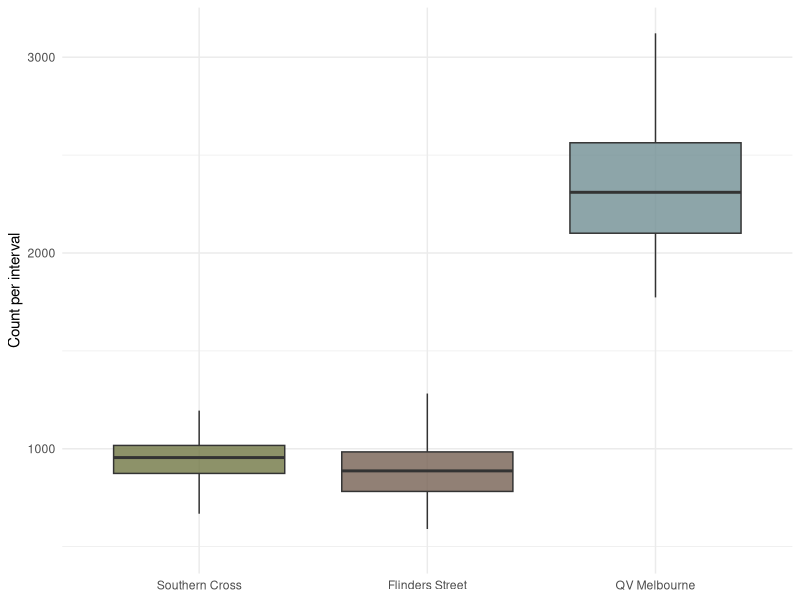
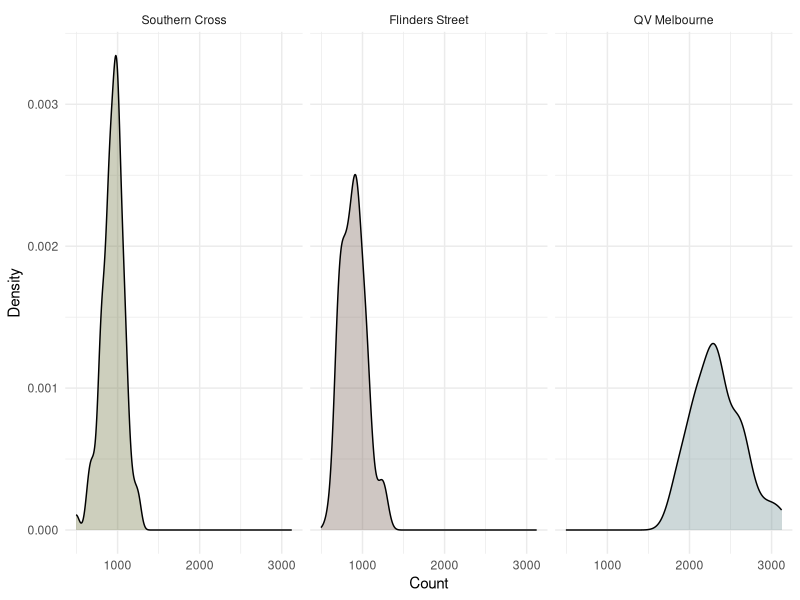
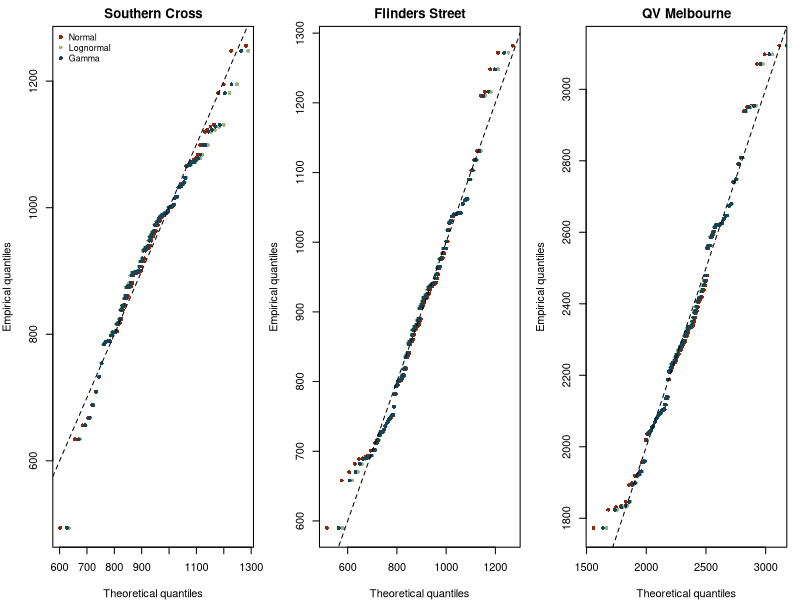
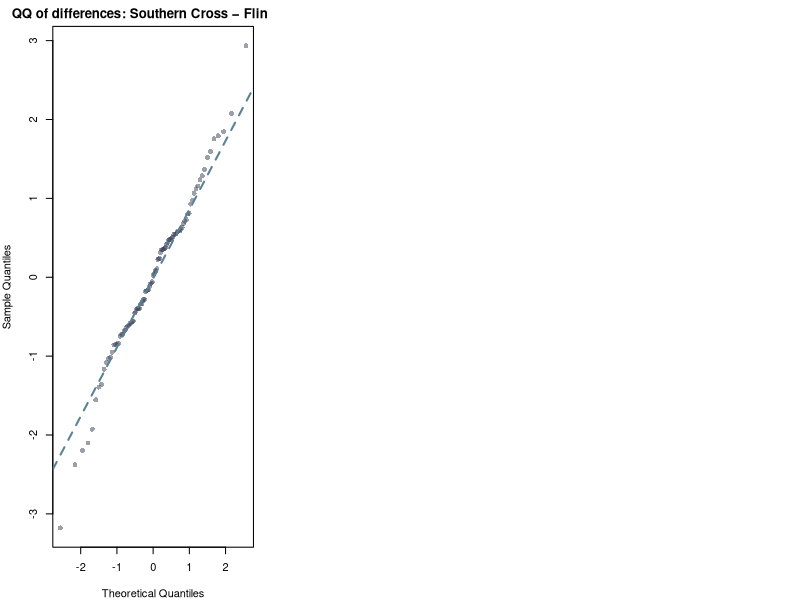
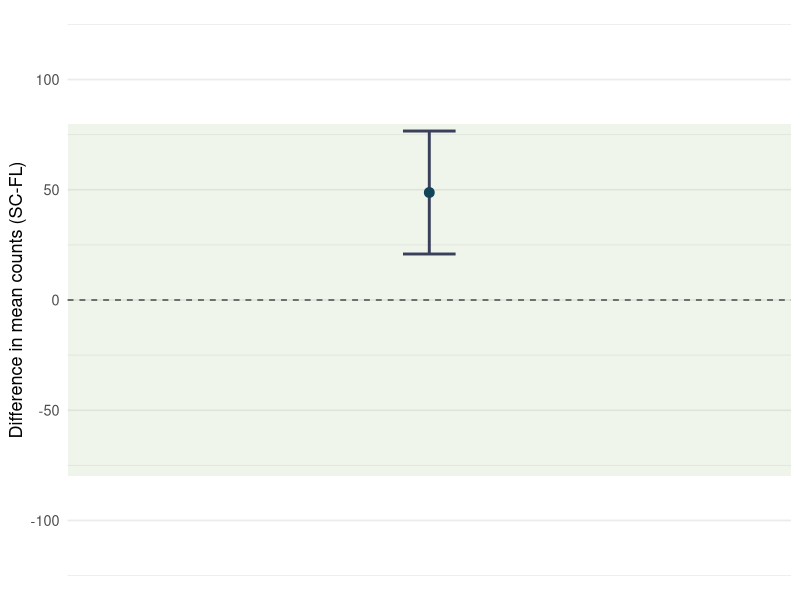
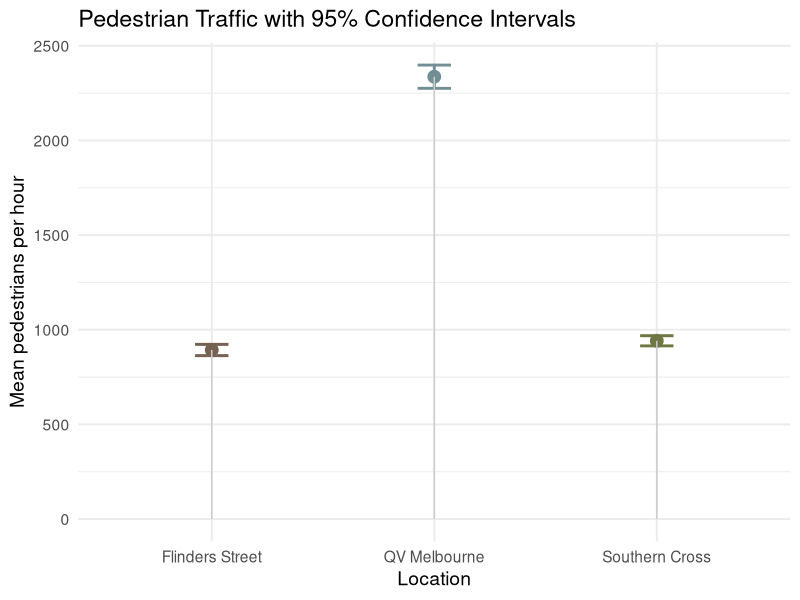
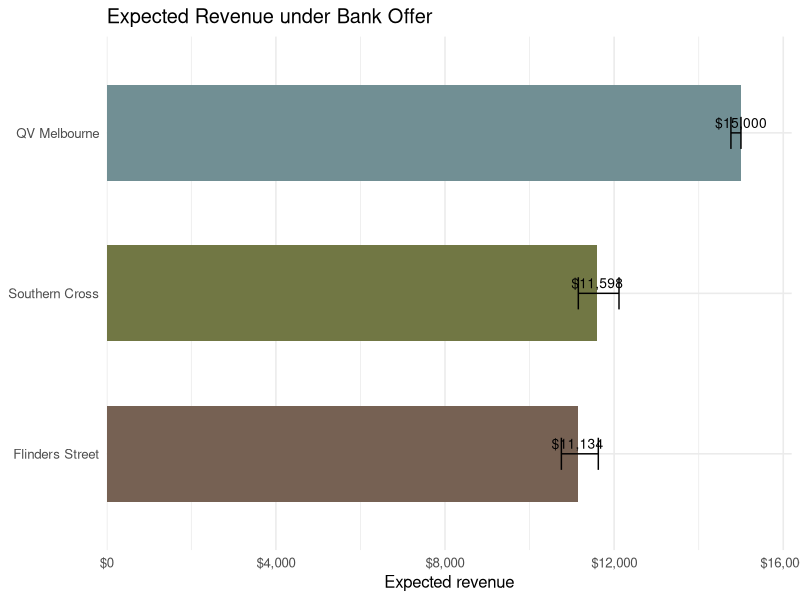

The R source for these figures, in order:
## ---- chunk 1
#| label: setup
#| include: false
#| message: false
#| warning: false
knitr::opts_chunk$set(
fig.align = "center",
fig.width = 8,
fig.height = 5,
dpi = 150,
echo = TRUE,
warning = FALSE,
message = FALSE
)

library(boot)
library(MASS)
library(tidyverse)
library(knitr)
library(kableExtra)
library(broom)
library(purrr)
library(scales)

set.seed(355435)

cross_cols <- c(
"Flinders Street" = "#766153",
"QV Melbourne" = "#718f94",
"Southern Cross"  = "#717744")

## ---- chunk 2
pedestrian_df <- read.csv(here::here("data/pedestrian/pedestrians.csv"))

pedestrian_long <- pedestrian_df %>%
  mutate(obs = row_number()) %>%
  pivot_longer(-obs, names_to = "crossing", values_to = "count") %>%
  mutate(crossing = recode(crossing,
                           "flinders_street" = "Flinders Street",
                           "qv_melbourne"    = "QV Melbourne",
                           "southern_cross"  = "Southern Cross")) %>%
  mutate(crossing = factor(
    crossing,
    levels = c("Southern Cross", "Flinders Street", "QV Melbourne")))
## ---- chunk 3
#| label: fig-boxplot
#| fig-cap: "Pedestrian counts by crossing."
ggplot(pedestrian_long, aes(x = crossing, y = count, fill = crossing)) +
  geom_boxplot(outlier.shape = NA, alpha = 0.8) +
  scale_fill_manual(values = cross_cols) +
  labs(x = NULL, y = "Count per interval") +
  theme_minimal() +
  theme(legend.position = "none")

## ---- chunk 4
#| label: fig-density
#| fig-cap: "Distribution of pedestrian counts by crossing."
ggplot(pedestrian_long, aes(x = count, fill = crossing)) +
  geom_density(alpha = 0.35) +
  facet_wrap(~ crossing, scales = "fixed") +
  scale_fill_manual(values = cross_cols) +
  labs(x = "Count", y = "Density") +
  theme_minimal() +
  theme(legend.position = "none")
## ---- chunk 5
#| label: tbl-crossing-summary
#| tbl-cap: "Descriptive statistics for pedestrian counts at each crossing."
pedestrian_long %>%
  group_by(crossing) %>%
  summarise(
    n      = n(),
    mean   = mean(count),
    median = median(count),
    sd     = sd(count),
    min    = min(count),
    max    = max(count),
    iqr    = IQR(count),
    .groups = "drop"
  ) %>%
  kable(
    digits = 1,
    col.names = c("Crossing", "n", "Mean", "Median", "SD", "Min", "Max", "IQR")
  ) %>%
  kable_styling(
    bootstrap_options = c("striped", "hover", "condensed", "responsive"),
    full_width = FALSE
  ) %>%
  row_spec(0, bold = TRUE, color = "#FFFFFF", background = "#598392") %>%
  column_spec(1, bold = TRUE, color = "#004D40")
## ---- chunk 6
#| label: tbl-mle
#| tbl-cap: "Maximum-likelihood estimates for Normal, Lognormal and Gamma models across the three crossings."

# Southern Cross
sc <- pedestrian_df$southern_cross
fit_sc_norm  <- fitdistr(sc, "normal")
fit_sc_logn  <- fitdistr(sc, "lognormal")
fit_sc_gamma <- fitdistr(sc, "gamma")   

sc_models <- tibble(
  crossing = "Southern Cross",
  model    = c("normal","lognormal","gamma"),
  logLik   = c(logLik(fit_sc_norm)[1],  logLik(fit_sc_logn)[1],  logLik(fit_sc_gamma)[1]),
  AIC      = c(AIC(fit_sc_norm),        AIC(fit_sc_logn),        AIC(fit_sc_gamma)),
  
  mean_est = c(
    unname(fit_sc_norm$estimate["mean"]),
    exp(fit_sc_logn$estimate["meanlog"] + 0.5*fit_sc_logn$estimate["sdlog"]^2),
    unname(fit_sc_gamma$estimate["shape"] / fit_sc_gamma$estimate["rate"])),
  
  sd_est   = c(
    unname(fit_sc_norm$estimate["sd"]),
    sqrt((exp(fit_sc_logn$estimate["sdlog"]^2) - 1) *
           exp(2*fit_sc_logn$estimate["meanlog"] + fit_sc_logn$estimate["sdlog"]^2)),
    sqrt(unname(fit_sc_gamma$estimate["shape"]) / (unname(fit_sc_gamma$estimate["rate"])^2))))

# Flinders Street
fl <- pedestrian_df$flinders_street
fit_fl_norm  <- fitdistr(fl, "normal")
fit_fl_logn  <- fitdistr(fl, "lognormal")
fit_fl_gamma <- fitdistr(fl, "gamma")

fl_models <- tibble(
  crossing = "Flinders Street",
  model    = c("normal","lognormal","gamma"),
  logLik   = c(logLik(fit_fl_norm)[1],  logLik(fit_fl_logn)[1],  logLik(fit_fl_gamma)[1]),
  AIC      = c(AIC(fit_fl_norm),        AIC(fit_fl_logn),        AIC(fit_fl_gamma)),
  
  mean_est = c(
    unname(fit_fl_norm$estimate["mean"]),
    exp(fit_fl_logn$estimate["meanlog"] + 0.5*fit_fl_logn$estimate["sdlog"]^2),
    unname(fit_fl_gamma$estimate["shape"] / fit_fl_gamma$estimate["rate"])),
  
  sd_est   = c(
    unname(fit_fl_norm$estimate["sd"]),
    sqrt((exp(fit_fl_logn$estimate["sdlog"]^2) - 1) *
           exp(2*fit_fl_logn$estimate["meanlog"] + fit_fl_logn$estimate["sdlog"]^2)),
    sqrt(unname(fit_fl_gamma$estimate["shape"]) / (unname(fit_fl_gamma$estimate["rate"])^2))))

# QV Melbourne
qv <- pedestrian_df$qv_melbourne
fit_qv_norm  <- fitdistr(qv, "normal")
fit_qv_logn  <- fitdistr(qv, "lognormal")
fit_qv_gamma <- fitdistr(qv, "gamma")

qv_models <- tibble(
  crossing = "QV Melbourne",
  model    = c("normal","lognormal","gamma"),
  logLik   = c(logLik(fit_qv_norm)[1],  logLik(fit_qv_logn)[1],  logLik(fit_qv_gamma)[1]),
  AIC      = c(AIC(fit_qv_norm),        AIC(fit_qv_logn),        AIC(fit_qv_gamma)),
  
  mean_est = c(
    unname(fit_qv_norm$estimate["mean"]),
    exp(fit_qv_logn$estimate["meanlog"] + 0.5*fit_qv_logn$estimate["sdlog"]^2),
    unname(fit_qv_gamma$estimate["shape"] / fit_qv_gamma$estimate["rate"])),
  
  sd_est   = c(
    unname(fit_qv_norm$estimate["sd"]),
    sqrt((exp(fit_qv_logn$estimate["sdlog"]^2) - 1) *
           exp(2*fit_qv_logn$estimate["meanlog"] + fit_qv_logn$estimate["sdlog"]^2)),
    sqrt(unname(fit_qv_gamma$estimate["shape"]) / (unname(fit_qv_gamma$estimate["rate"])^2))))

mle_fits <- bind_rows(sc_models, fl_models, qv_models) %>%
  arrange(crossing, AIC)

mle_fits  %>%
  kable(
    col.names = c("Crossing", "Model", "Log-Likelihood", "AIC", "Mean Estimate", "SD Estimate"),
    digits = 1,
    align = rep("c")) %>%
  kable_styling(
    bootstrap_options = c("striped", "hover", "condensed", "responsive"),
    full_width = FALSE,
    position = "center") %>%
  row_spec(0, bold = TRUE, color = "#FFFFFF", background = "#598392") %>%
  column_spec(1, bold = TRUE, color = "#004D40")
## ---- chunk 7
#| label: fig-qqplots
#| fig-cap: "QQ plots comparing empirical and theoretical quantiles for the fitted Normal, Lognormal and Gamma models at each crossing."
#| warning: false

par(mfrow = c(1,3), mar = c(4,4,2,1))

## Southern Cross 
x <- sort(sc); n <- length(x); p <- (seq_len(n) - 0.5) / n
qN <- qnorm(p,  mean = fit_sc_norm$estimate["mean"],    sd = fit_sc_norm$estimate["sd"])
qL <- qlnorm(p, meanlog = fit_sc_logn$estimate["meanlog"], sdlog = fit_sc_logn$estimate["sdlog"])
qG <- qgamma(p, shape = fit_sc_gamma$estimate["shape"], rate = fit_sc_gamma$estimate["rate"])

plot(qN, x, xlab = "Theoretical quantiles", ylab = "Empirical quantiles",
     main = "Southern Cross", pch = 16, col = "#8F250C", cex = 0.8)
points(qL, x, pch = 16, col = "#9cb380", cex = 0.8)
points(qG, x, pch = 16, col = "#124559", cex = 0.8)
abline(0, 1, lty = 2)
legend("topleft", legend = c("Normal", "Lognormal", "Gamma"),
       col = c("#8F250C", "#9cb380", "#124559"), pch = 16, bty = "n", cex = 0.8)

# Flinders Street
x <- sort(fl); n <- length(x); p <- (seq_len(n) - 0.5) / n
qN <- qnorm(p,  mean = fit_fl_norm$estimate["mean"],    sd = fit_fl_norm$estimate["sd"])
qL <- qlnorm(p, meanlog = fit_fl_logn$estimate["meanlog"], sdlog = fit_fl_logn$estimate["sdlog"])
qG <- qgamma(p, shape = fit_fl_gamma$estimate["shape"], rate = fit_fl_gamma$estimate["rate"])

plot(qN, x, xlab = "Theoretical quantiles", ylab = "Empirical quantiles",
     main = "Flinders Street", pch = 16, col = "#8F250C", cex = 0.8)
points(qL, x, pch = 16, col = "#9cb380", cex = 0.8)
points(qG, x, pch = 16, col = "#124559", cex = 0.8)
abline(0, 1, lty = 2)

# QV Melbourne 
x <- sort(qv); n <- length(x); p <- (seq_len(n) - 0.5) / n
qN <- qnorm(p,  mean = fit_qv_norm$estimate["mean"],    sd = fit_qv_norm$estimate["sd"])
qL <- qlnorm(p, meanlog = fit_qv_logn$estimate["meanlog"], sdlog = fit_qv_logn$estimate["sdlog"])
qG <- qgamma(p, shape = fit_qv_gamma$estimate["shape"], rate = fit_qv_gamma$estimate["rate"])

plot(qN, x, xlab = "Theoretical quantiles", ylab = "Empirical quantiles",
     main = "QV Melbourne", pch = 16, col = "#8F250C", cex = 0.8)
points(qL, x, pch = 16, col = "#9cb380", cex = 0.8)
points(qG, x, pch = 16, col = "#124559", cex = 0.8)
abline(0, 1, lty = 2)

## ---- chunk 8
#| label: tbl-q90-sample
#| tbl-cap: "Empirical 90th percentile estimates and 95% bootstrap confidence intervals for each crossing"

pedestrian_long %>%
  group_by(crossing) %>%
  summarise(q90 = quantile(count, 0.9)) %>%
  kable(
        digits = 1, align = c("l","r")) %>%
  kable_styling(
    bootstrap_options = c("striped", "hover", "condensed", "responsive"),
    full_width = FALSE) %>%
  row_spec(0, bold = TRUE, color = "#FFFFFF", background = "#598392") %>%
  column_spec(1, bold = TRUE, color = "#004D40")
  
q90_fn <- function(data, i) quantile(data[i], 0.9)

# Flinders Street
fl_boot <- boot(pedestrian_df$flinders_street, q90_fn, R = 1000)
ci_fl <- boot.ci(fl_boot, type = "perc")

# Southern Cross
sc_boot <- boot(pedestrian_df$southern_cross, q90_fn, R = 1000)
ci_sc <- boot.ci(sc_boot, type = "perc")

# QV Melbourne
qv_boot <- boot(pedestrian_df$qv_melbourne, q90_fn, R = 1000)
ci_qv <- boot.ci(qv_boot, type = "perc")

sample_tbl <- tibble(
  crossing = c("Flinders Street","Southern Cross","QV Melbourne"),
  q90_sample = round(c(
    quantile(pedestrian_df$flinders_street, 0.9),
    quantile(pedestrian_df$southern_cross, 0.9),
    quantile(pedestrian_df$qv_melbourne, 0.9)), 
    2),
  q90_sample_low  = round(c(ci_fl$percent[4], ci_sc$percent[4], ci_qv$percent[4]), 2),
  q90_sample_high = round(c(ci_fl$percent[5], ci_sc$percent[5], ci_qv$percent[5]), 2))

## ---- chunk 9
#| label: tbl-q90-final
#| tbl-cap: "Comparison of empirical and model-based 90th percentile estimates with 95% confidence intervals for each crossing"

q90_model_point <- list(
  fl = qlnorm(0.9, meanlog = fit_fl_logn$estimate["meanlog"], sdlog = fit_fl_logn$estimate["sdlog"]),
  sc = qnorm (0.9, mean    = fit_sc_norm$estimate["mean"],     sd    = fit_sc_norm$estimate["sd"]),
  qv = qlnorm(0.9, meanlog = fit_qv_logn$estimate["meanlog"], sdlog = fit_qv_logn$estimate["sdlog"]))

q90_model_ci <- function(fit, dist, n, B = 1000) {
  boot_q90 <- replicate(B, {
    sim <- if (dist == "normal") {
      rnorm(n, mean = fit$estimate["mean"], sd = fit$estimate["sd"])}
    else {
      rlnorm(n, meanlog = fit$estimate["meanlog"], sdlog = fit$estimate["sdlog"])}
    quantile(sim, 0.9)})
  quantile(boot_q90, c(0.025, 0.975))}

n_fl <- nrow(pedestrian_df)
n_sc <- nrow(pedestrian_df)
n_qv <- nrow(pedestrian_df)

ci_fl_m <- q90_model_ci(fit_fl_logn, "lognormal", n_fl)
ci_sc_m <- q90_model_ci(fit_sc_norm, "normal", n_sc)
ci_qv_m <- q90_model_ci(fit_qv_logn, "lognormal", n_qv)

model_tbl <- tibble(
  crossing       = c("Flinders Street","Southern Cross","QV Melbourne"),
  model          = c("lognormal","normal","lognormal"),
  q90_model      = round(c(q90_model_point$fl, q90_model_point$sc, q90_model_point$qv), 2),
  q90_model_low  = round(c(ci_fl_m[1], ci_sc_m[1], ci_qv_m[1]), 2),
  q90_model_high = round(c(ci_fl_m[2], ci_sc_m[2], ci_qv_m[2]), 2))

final_tbl <- sample_tbl %>%
  left_join(model_tbl, by = "crossing")

final_tbl %>%
  kable(
    digits = 1,
    align = rep("c", ncol(.))) %>%
  kable_styling(
    bootstrap_options = c("striped", "hover", "condensed", "responsive"),
    full_width = FALSE,
    position = "center") %>%
  row_spec(0, bold = TRUE, color = "#FFFFFF", background = "#598392") %>%
  column_spec(1, bold = TRUE, color = "#004D40")

## ---- chunk 10
#| label: tbl-t-test
#| tbl-cap: "Paired t-test results comparing Southern Cross and Flinders Street (95% confidence interval for mean difference)."

df  <- na.omit(pedestrian_df[, c("southern_cross","flinders_street")])
sc  <- df$southern_cross
fl  <- df$flinders_street
d   <- sc - fl                 

tt <- t.test(sc, fl, paired = TRUE, conf.level = 0.95)
paired_tt_tbl <- tibble(
  Comparison = "Southern Cross − Flinders Street",
  Mean_Diff  = tt$estimate,
  `95% CI (Low)` = tt$conf.int[1],
  `95% CI (High)` = tt$conf.int[2],
  t_value = tt$statistic,
  df = tt$parameter,
  p_value = tt$p.value)

paired_tt_tbl %>%
  kable(
    caption = "Paired t-test results comparing Southern Cross and Flinders Street (95% confidence interval for mean difference).",
    digits = 2,
    align = rep("c", ncol(.))) %>%
  kable_styling(
    bootstrap_options = c("striped", "hover", "condensed", "responsive"),
    full_width = FALSE,
    position = "center") %>%
  row_spec(0, bold = TRUE, color = "#FFFFFF", background = "#598392") %>%
  column_spec(1, bold = TRUE, color = "#004D40")

## ---- chunk 11
#| label: fig-qq-differences
#| fig-cap: "QQ plot of paired differences (Southern Cross - Flinders Street) showing approximate normality."

qqnorm(scale(d),
       main = "QQ of differences: Southern Cross − Flinders",
       pch  = 16,
       col  = adjustcolor("#3a405a", alpha.f = 0.5))

qqline(scale(d),
       col  = "#598392",
       lwd  = 2,
       lty  = 2)
## ---- chunk 12
#| label: fig-ci
#| fig-cap: "95% confidence interval for the mean difference between Southern Cross and Flinders Street. Shaded area shows +-80 people/hour design tolerance."
#| subtitle: "Shaded zone = +-80 people/hour (design tolerance)"

ci <- tibble(
  estimate = tt$estimate,
  lower = tt$conf.int[1],
  upper = tt$conf.int[2])

ggplot(ci) +
  geom_rect(aes(xmin = -Inf, xmax = Inf, ymin = -80, ymax = 80),
            fill = "#b5cda3", alpha = 0.2) +
  geom_errorbar(aes(x = 1, ymin = lower, ymax = upper),
                width = 0.08, linewidth = 1,
                colour = "#3a405a") +
  geom_point(aes(x = 1, y = estimate),
             size = 3, colour = "#124559") +
  geom_hline(yintercept = 0, linetype = "dashed", colour = "#444444") +
  coord_cartesian(ylim = c(-120, 120)) +
  scale_x_continuous(limits = c(0.5, 1.5), breaks = NULL) +
  labs(
    y = "Difference in mean counts (SC-FL)",
    x = NULL) +
  theme_minimal(base_size = 13)

## ---- chunk 13
# Southern Cross
tt_sc <- t.test(pedestrian_df$southern_cross, conf.level = 0.95)

# Flinders Street
tt_fl <- t.test(pedestrian_df$flinders_street, conf.level = 0.95)

# QV
tt_qv <- t.test(pedestrian_df$qv, conf.level = 0.95)
## ---- chunk 14
#| label: tbl-task4-ttest
#| tbl-cap: "Mean pedestrian counts and 95% confidence intervals for each crossing (one-sample t-tests)"

tt_table <- tibble(
  Location = c("Southern Cross", "Flinders Street", "QV Melbourne"),
  Mean     = c(tt_sc$estimate, tt_fl$estimate, tt_qv$estimate),
  `95% CI (Low)`  = c(tt_sc$conf.int[1], tt_fl$conf.int[1], tt_qv$conf.int[1]),
  `95% CI (High)` = c(tt_sc$conf.int[2], tt_fl$conf.int[2], tt_qv$conf.int[2]))

tt_table %>%
  kable(
    digits = 1,
    align = rep("c", ncol(.))) %>%
  kable_styling(
    bootstrap_options = c("striped", "hover", "condensed", "responsive"),
    full_width = FALSE,
    position = "center") %>%
  row_spec(0, bold = TRUE, color = "#FFFFFF", background = "#598392") %>%
  column_spec(1, bold = TRUE, color = "#004D40")
## ---- chunk 15
#| label: fig-task4-traffic

ggplot(tt_table, aes(x = Location, y = Mean, color = Location)) +
  geom_point(size = 4) +
  geom_errorbar(aes(ymin = `95% CI (Low)`, ymax = `95% CI (High)`), width = 0.15, linewidth = 1) +
  geom_segment(aes(xend = Location, y = 0, yend = Mean), color = "grey80") +
  scale_color_manual(values = cross_cols) +
  labs(
    title = "Pedestrian Traffic with 95% Confidence Intervals",
    y = "Mean pedestrians per hour",
    x = "Location") +
  theme_minimal(base_size = 14) +
  theme(legend.position = "none")

## ---- chunk 16
#| label: tbl-task5-revenue

THRESH  <- 1000
BASE    <- 10000
BONUS   <- 5000
LEVEL   <- 0.95

# Binomial proportion + Wilson CI
rev_ci <- pedestrian_long %>%
  mutate(over_1000 = count > THRESH) %>%
  group_by(crossing) %>%
  summarise(
    n = n(),
    k = sum(over_1000),
    .groups = "drop") %>%
  rowwise() %>%
  mutate(
    pt   = list(prop.test(k, n, conf.level = LEVEL, correct = TRUE)),
    phat = pt$estimate[[1]],
    lo_p = pt$conf.int[1],
    hi_p = pt$conf.int[2],
    rev_hat = BASE + BONUS * phat,
    rev_lo  = BASE + BONUS * lo_p,
    rev_hi  = BASE + BONUS * hi_p) %>%
  ungroup() 

rev_ci <- rev_ci[, c("crossing","n", "k", "phat", "lo_p", "hi_p", "rev_hat", "rev_lo", "rev_hi")]

rev_ci %>%
  kable(
    caption = "Estimated expected revenue and 95% confidence intervals for each crossing using the Wilson score interval.",
    col.names = c("Crossing", "n", "k", "Proportion >1000", "CI (Low)", "CI (High)", "Estimated Revenue", "Revenue CI (Low)", "Revenue CI (High)"),
    digits = 1,
    align = rep("c", ncol(.))) %>%
  kable_styling(
    bootstrap_options = c("striped", "hover", "condensed", "responsive"),
    full_width = FALSE,
    position = "center") %>%
  row_spec(0, bold = TRUE, color = "#FFFFFF", background = "#598392") %>%
  column_spec(1, bold = TRUE, color = "#004D40")
## ---- chunk 17
#| label: fig-task5-revenue
#| fig-cap: "Expected billboard revenue with 95% confidence intervals at each crossing."

ggplot(rev_ci, aes(x = reorder(crossing, rev_hat), y = rev_hat)) +
  geom_col(aes(fill = crossing), width = 0.6) +
  geom_errorbar(aes(ymin = rev_lo, ymax = rev_hi), width = 0.2) +
  geom_text(aes(label = dollar(rev_hat, accuracy = 1)),
            vjust = -0.5, size = 3.5) +
  scale_fill_manual(values = cross_cols) +
  scale_y_continuous(
    labels = label_dollar(prefix = "$", accuracy = 1),
    expand = expansion(mult = c(0, 0.08))) +
  coord_flip() +
  labs(
    title = "Expected Revenue under Bank Offer",
    x = NULL, y = "Expected revenue") +
  theme_minimal(base_size = 12) +
  theme(legend.position = "none")
